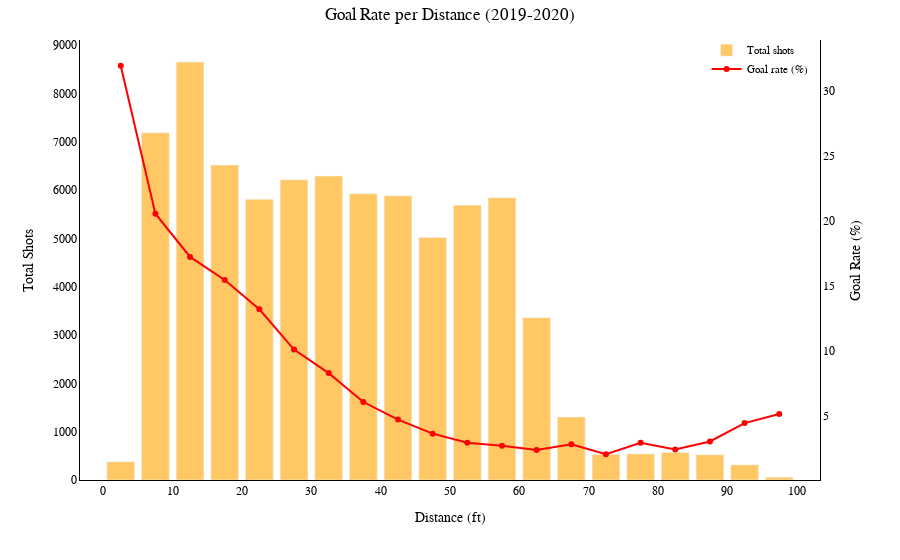

Notebook source saved alongside this figure:
### Code cell
shots, rate, rate_of_shots = calculate_metrics(df_2019)

fig = go.Figure()

fig.add_trace(go.Bar(
    x=(shots.index.astype(int) + bin_size/2),  # bin midpoints
    y=shots.values,
    name="Total shots",
    marker_color="orange",
    opacity=0.6,
    yaxis="y1"
))

fig.add_trace(go.Scatter(
    x=(rate.index.astype(int) + bin_size/2),
    y=rate.values,
    name="Goal rate (%)",
    mode="markers+lines",
    marker=dict(color="red"),
    yaxis="y2"
))


family_titles="Times New Roman"
fig.update_layout(
    plot_bgcolor="white",
    paper_bgcolor="white",
    title=dict(
    text="Goal Rate per Distance (2019-2020)",
    font=dict(size=17, family=family_titles, color="black"),  # title font
    x=0.5,
    pad=dict(t=1)

    ),
    xaxis=dict(
        title=dict(
            text="Distance (ft)",
            font=dict(size=14, family=family_titles, color="black")
        ),
        tickfont=dict(size=12, family=family_titles, color="black"),
        showgrid=False,
        zeroline=False,      
        showline=True,       
        linecolor="black",   
        linewidth=1        
    ),
    yaxis=dict(
        title=dict(
            text="Total Shots",
            font=dict(size=14, family=family_titles, color="black")
        ),
        tickfont=dict(size=12, family=family_titles, color="black"),
        showgrid=False,
        zeroline=False,      
        showline=True,       
        linecolor="black",   
        linewidth=1        
    ),
    yaxis2=dict(
        title=dict(
            text="Goal Rate (%)",
            font=dict(size=14, family=family_titles, color="black")
        ),
        tickfont=dict(size=12, family=family_titles, color="black"),
        overlaying="y",
        side="right",
        showgrid=False,
        zeroline=False,      
        showline=True,       
        linecolor="black",   
        linewidth=1        
    ),
    legend=dict(
        x=0.99, y=1.01,              
        xanchor="right", yanchor="top",
        font=dict(size=11, family=family_titles, color="black"),
        bgcolor="rgba(255,255,255,0.5)"  # optional background
    ),
    barmode="group",
    margin=dict(t=40)
    )

fig.update_xaxes(
    tick0=0,   # where ticks start
    dtick=10,  # step size
    tickmode="linear"
)

#fig.add_annotation(
#    text=caption,
#    xref="paper", yref="paper",
#    x=1.1, y=-0.4,
#    showarrow=False,
#    font=dict(size=12, family=family_titles, color="black"),
#    align="left"
#)


#fig.write_image("distance2019.png", scale=5)
fig.show()

### Figure 1 — Plotly figure (JSON) as saved in the notebook; plotly's stock layout.template omitted (floating-point values rounded to 4 significant figures)
{"data": [{"marker": {"color": "orange"}, "name": "Total shots", "opacity": 0.6, "type": "bar", "x": [2.5, 7.5, 12.5, 17.5, 22.5, 27.5, 32.5, 37.5, 42.5, 47.5, 52.5, 57.5, 62.5, 67.5, 72.5, 77.5, 82.5, 87.5, 92.5, 97.5], "y": [376, 7188, 8653, 6520, 5813, 6215, 6292, 5927, 5883, 5021, 5690, 5843, 3359, 1304, 530, 540, 571, 523, 313, 58], "yaxis": "y"}, {"marker": {"color": "red"}, "mode": "markers+lines", "name": "Goal rate (%)", "type": "scatter", "x": [2.5, 7.5, 12.5, 17.5, 22.5, 27.5, 32.5, 37.5, 42.5, 47.5, 52.5, 57.5, 62.5, 67.5, 72.5, 77.5, 82.5, 87.5, 92.5, 97.5], "y": [31.91, 20.55, 17.23, 15.46, 13.21, 10.12, 8.31, 6.09, 4.74, 3.66, 2.97, 2.74, 2.41, 2.84, 2.08, 2.96, 2.45, 3.06, 4.47, 5.17], "yaxis": "y2"}], "layout": {"barmode": "group", "legend": {"bgcolor": "rgba(255,255,255,0.5)", "font": {"color": "black", "family": "Times New Roman", "size": 11}, "x": 0.99, "xanchor": "right", "y": 1.01, "yanchor": "top"}, "margin": {"t": 40}, "paper_bgcolor": "white", "plot_bgcolor": "white", "title": {"font": {"color": "black", "family": "Times New Roman", "size": 17}, "pad": {"t": 1}, "text": "Goal Rate per Distance (2019-2020)", "x": 0.5}, "xaxis": {"dtick": 10, "linecolor": "black", "linewidth": 1, "showgrid": false, "showline": true, "tick0": 0, "tickfont": {"color": "black", "family": "Times New Roman", "size": 12}, "tickmode": "linear", "title": {"font": {"color": "black", "family": "Times New Roman", "size": 14}, "text": "Distance (ft)"}, "zeroline": false}, "yaxis": {"linecolor": "black", "linewidth": 1, "showgrid": false, "showline": true, "tickfont": {"color": "black", "family": "Times New Roman", "size": 12}, "title": {"font": {"color": "black", "family": "Times New Roman", "size": 14}, "text": "Total Shots"}, "zeroline": false}, "yaxis2": {"linecolor": "black", "linewidth": 1, "overlaying": "y", "showgrid": false, "showline": true, "side": "right", "tickfont": {"color": "black", "family": "Times New Roman", "size": 12}, "title": {"font": {"color": "black", "family": "Times New Roman", "size": 14}, "text": "Goal Rate (%)"}, "zeroline": false}}}
